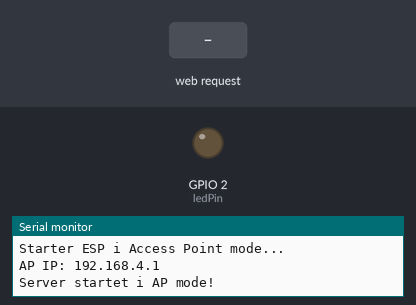
Bench run of a sketch on a simulated ESP32. On the bench: output pins drawn as LEDs (lit = HIGH), the last lines printed to the serial monitor. The test bench sets the inputs (shaded band).

Above: at 1.2 s.
1.3 s: HTTP request GET /on received
At 2.1 s:
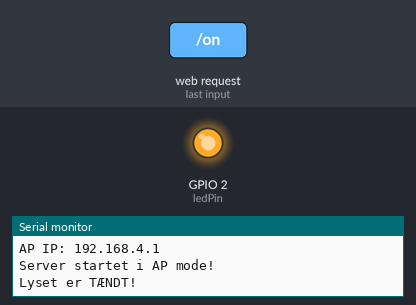
2.8 s: HTTP request GET /off received
At 3.3 s:
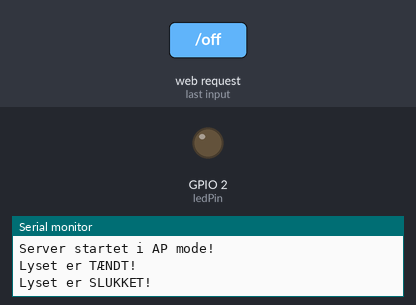
Timing chart, 0 to 5.8 s (numbered marks = the images above; inputs shaded):
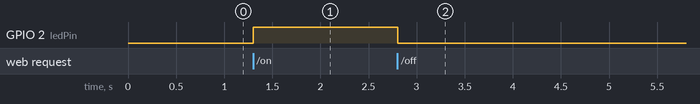

Measured:
- after the input at 1.3 s, GPIO 2 (ledPin): LOW → HIGH at once
- after the input at 2.8 s, GPIO 2 (ledPin): HIGH → LOW at once

The sketch:

main.ino
```cpp
// Case: Tænd et lys over WiFi
// ----------------------------------------------------
// Denne kode styrer et LED-lys via en besked fra nettet.
// Alt netværkshåndtering ligger i iot_backend.h

int ledPin = 2;        // Pin til LED (kan ændres)
bool lightOn = false;  // Holder styr på status

void setup() {
  pinMode(ledPin, OUTPUT);
  digitalWrite(ledPin, LOW);
  Serial.begin(9600);
  initWiFiAndServer();  // Starter WiFi access point
}


void loop() {
  String command = getWebCommand(); // Får besked fra nettet: "ON" / "OFF" fra iot_backend.h filen

  if (command == "ON") {
    digitalWrite(ledPin, HIGH);
    lightOn = true;
    Serial.println("Lyset er TÆNDT!");
  }
  else if (command == "OFF") {
    digitalWrite(ledPin, LOW);
    lightOn = false;
    Serial.println("Lyset er SLUKKET!");
  }

  // Du kan udvide koden herunder


  handleClient(); // Holder serveren i live
}
```

iot_backend.ino
```cpp
// Håndterer WiFi og webserver som et Access Point (AP)

#include <WiFi.h>
#include <WebServer.h>

const char* apSSID = "gruppe_xx";       // Navnet på ESP WiFi
const char* apPassword = "12345678";    // Minimum 8 karakterer

WebServer server(80);
String lastCommand = "";

void handleRoot() {
  String html = "<h1>IoT Light Control</h1>"
                "<button onclick=\"fetch('/on')\">Turn ON</button>";
                "<button onclick=\"fetch('/off')\">Turn OFF</button>";
  server.send(200, "text/html", html);
}

void handleOn() {
  lastCommand = "ON";
  server.send(200, "text/plain", "OK");
}

void handleOff() {
  lastCommand = "OFF";
  server.send(200, "text/plain", "OK");
}

void initWiFiAndServer() {
  Serial.println("Starter ESP i Access Point mode...");

  WiFi.softAP(apSSID, apPassword);  // Starter AP
  IPAddress IP = WiFi.softAPIP();
  Serial.print("AP IP: ");
  Serial.println(IP);

  server.on("/", handleRoot);
  server.on("/on", handleOn);
  server.on("/off", handleOff);

  server.begin();
  Serial.println("Server startet i AP mode!");
}

String getWebCommand() {
  String cmd = lastCommand;
  lastCommand = "";  // Tøm beskeden efter brug
  return cmd;
}

void handleClient() {
  server.handleClient();
}
```
